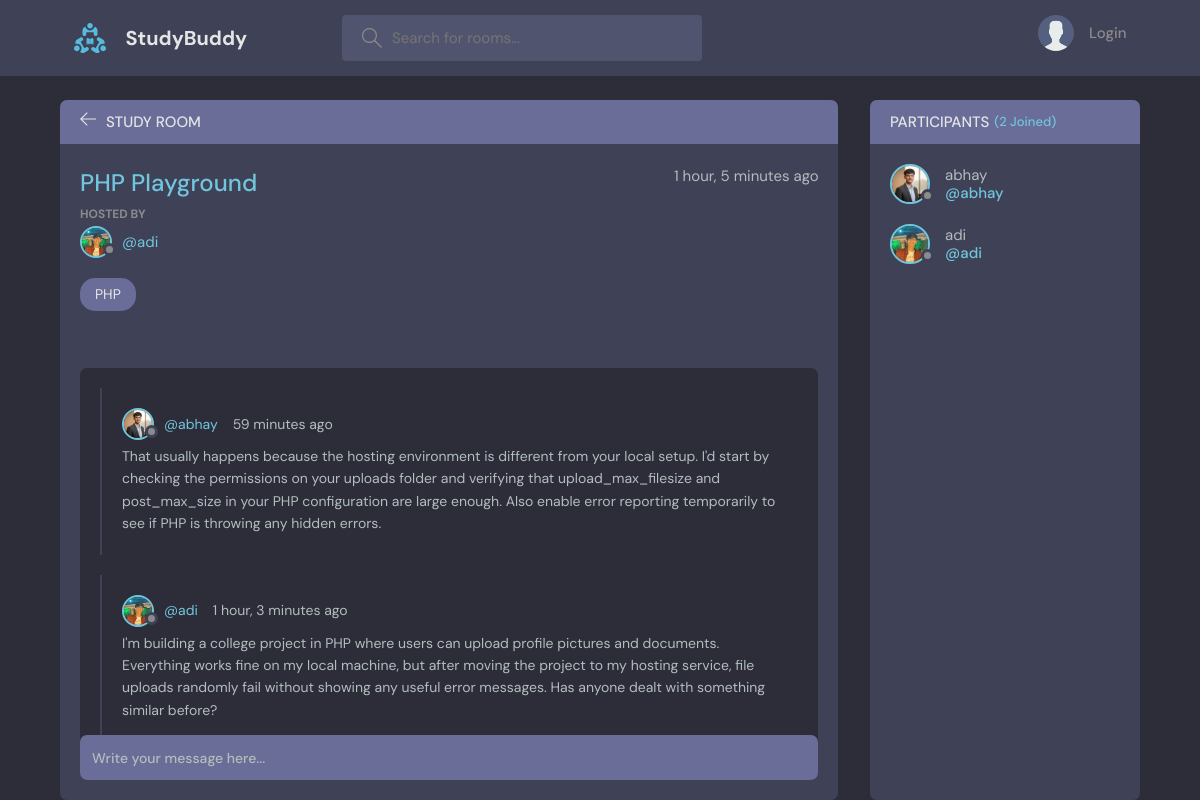
Page /room/3/ on the committed database.
### base/models.py (models this page shows, shortened)
class Room(models.Model):
    host = models.ForeignKey(User, on_delete=models.SET_NULL, null=True)
    topic = models.ForeignKey(Topic, on_delete=models.SET_NULL, null=True)
    name = models.CharField(max_length=200)
    description = models.TextField(null=True, blank=True)
    participants = models.ManyToManyField(User, related_name='participants', blank=True)
    updated = models.DateTimeField(auto_now=True)
    created = models.DateTimeField(auto_now_add=True)
    class Meta:
        ordering = ['-updated', '-created']

class User(AbstractUser):
    name = models.CharField(max_length=200, null=True)
    email = models.EmailField(unique=True, null=True)
    bio = models.TextField(null=True)
    avatar = models.ImageField(null=True, default="avatar.svg")
    USERNAME_FIELD = 'email'
    REQUIRED_FIELDS = []

class Topic(models.Model):
    name = models.CharField(max_length=200)
    def __str__(self):
        return self.name

class Message(models.Model):
    user = models.ForeignKey(User, on_delete=models.CASCADE)
    room = models.ForeignKey(Room, on_delete=models.CASCADE)
    body = models.TextField()
    updated = models.DateTimeField(auto_now=True)
    created = models.DateTimeField(auto_now_add=True)
    class Meta:
        ordering = ['-updated', '-created']

### base/views.py (the view, shortened to what this page needs)
# urls.py: path('room/<str:pk>/', views.room, name="room"),
def room(request, pk):
    room = Room.objects.get(id=pk)
    room_messages = room.message_set.all()
    participants = room.participants.all()
    context = {'room': room, 'room_messages': room_messages, 'participants': participants }
    return render(request, 'base/room.html', context)

### base/templates/base/room.html (shortened to what this page needs)
{% extends 'main.html' %} {% block content %}
<main class="profile-page layout layout--2">
  <div class="container">
    <div class="room">
      <div class="room__top">
        <div class="room__topLeft">
          <a href="{% url 'home' %}">
            <svg
              version="1.1"
              xmlns="http://www.w3.org/2000/svg"
              width="32"
              height="32"
              viewBox="0 0 32 32"
            >
              <title>arrow-left</title>
              <path
                d="M13.723 2.286l-13.723 13.714 13.719 13.714 1.616-1.611-10.96-10.96h27.625v-2.286h-27.625l10.965-10.965-1.616-1.607z"
              ></path>
            </svg>
          </a>
          <h3>Study Room</h3>
        </div>
      </div>
      <div class="room__box scroll">
        <div class="room__header scroll">
          <div class="room__info">
            <h3>{{room.name}}</h3>
            <span>{{room.created|timesince}} ago</span>
          </div>
          <div class="room__hosted">
            <p>Hosted By</p>
            <a
              href="{% url 'user-profile' room.host.id %}"
              class="room__author"
            >
              <div class="avatar avatar--small">
                <img src="{{room.host.avatar.url}}" />
              </div>
              <span>@{{room.host.username}}</span>
            </a>
          </div>
          <span class="room__topics">{{room.topic}}</span>
        </div>
        <div class="room__conversation">
          <div class="threads scroll">
            {% for message in room_messages %}
            <div class="thread">
              <div class="thread__top">
                <div class="thread__author">
                  <a
                    href="{% url 'user-profile' message.user.id %}"
                    class="thread__authorInfo"
                  >
                    <div class="avatar avatar--small">
                      <img src="{{message.user.avatar.url}}" />
                    </div>
                    <span>@{{message.user.username}}</span>
                  </a>
                  <span class="thread__date"
                    >{{message.created|timesince}} ago</span
                  >
                </div>
              </div>
              <div class="thread__details">{{message.body}}</div>
            </div>
            {% endfor %}
          </div>
        </div>
      </div>
      <div class="room__message">
        <form action="" method="POST">
          <input name="body" placeholder="Write your message here..." />
        </form>
      </div>
    </div>
    <div class="participants">
      <h3 class="participants__top">
        Participants <span>({{participants.count}} Joined)</span>
      </h3>
      <div class="participants__list scroll">
        {% for user in participants %}
        <a href="{% url 'user-profile' user.id %}" class="participant">
          <div class="avatar avatar--medium">
            <img src="{{user.avatar.url}}" />
          </div>
          <p>
            {{user.username}}
            <span>@{{user.username}}</span>
          </p>
        </a>
        {% endfor %}
      </div>
    </div>
  </div>
</main>
{% endblock content %}

### rows in the picture
Room: name "PHP Playground", created "1 hour, 5 minutes", host.avatar (picture), host.username "adi", topic "PHP"
Message: user.avatar (picture), user.username "abhay", created "59 minutes", body "That usually happens because the hosting environment is different from your local setup. I'd start by checking the permissions on your uploads folder and verifying that upload_max_filesize and post_max_size in your PHP configuration are large enough. Also enable error reporting temporarily to see if PHP is throwing any hidden errors."
Message: user.avatar (picture), user.username "adi", created "1 hour, 3 minutes", body "I'm building a college project in PHP where users can upload profile pictures and documents. Everything works fine on my local machine, but after moving the project to my hosting service, file uploads randomly fail without showing any useful error messages. Has anyone dealt with something similar before?"
User: avatar (picture), username "abhay"
User: avatar (picture), username "adi"

### other values in the picture
{{ participants.count }} "2"
